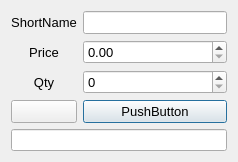
<?xml version="1.0" encoding="UTF-8"?>
<ui version="4.0">
 <class>Dialog</class>
 <widget class="QDialog" name="Dialog">
  <property name="geometry">
   <rect>
    <x>0</x>
    <y>0</y>
    <width>238</width>
    <height>154</height>
   </rect>
  </property>
  <property name="windowTitle">
   <string>Dialog</string>
  </property>
  <layout class="QVBoxLayout" name="verticalLayout">
   <item>
    <layout class="QGridLayout" name="gridLayout">
     <item row="0" column="0">
      <widget class="QLabel" name="labelShortName">
       <property name="font">
        <font>
         <pointsize>10</pointsize>
        </font>
       </property>
       <property name="text">
        <string>ShortName</string>
       </property>
       <property name="alignment">
        <set>Qt::AlignCenter</set>
       </property>
       <property name="buddy">
        <cstring>lineEditShortName</cstring>
       </property>
      </widget>
     </item>
     <item row="0" column="1">
      <widget class="QLineEdit" name="lineEditShortName">
       <property name="font">
        <font>
         <pointsize>10</pointsize>
        </font>
       </property>
      </widget>
     </item>
     <item row="1" column="0">
      <widget class="QLabel" name="labelPrice">
       <property name="font">
        <font>
         <pointsize>10</pointsize>
        </font>
       </property>
       <property name="text">
        <string>Price</string>
       </property>
       <property name="alignment">
        <set>Qt::AlignCenter</set>
       </property>
       <property name="buddy">
        <cstring>doubleSpinBoxPrice</cstring>
       </property>
      </widget>
     </item>
     <item row="1" column="1">
      <widget class="QDoubleSpinBox" name="doubleSpinBoxPrice">
       <property name="font">
        <font>
         <pointsize>10</pointsize>
        </font>
       </property>
       <property name="maximum">
        <double>280.000000000000000</double>
       </property>
       <property name="singleStep">
        <double>0.010000000000000</double>
       </property>
      </widget>
     </item>
     <item row="2" column="0">
      <widget class="QLabel" name="labelQty">
       <property name="font">
        <font>
         <pointsize>10</pointsize>
        </font>
       </property>
       <property name="text">
        <string>Qty</string>
       </property>
       <property name="alignment">
        <set>Qt::AlignCenter</set>
       </property>
       <property name="buddy">
        <cstring>spinBoxQty</cstring>
       </property>
      </widget>
     </item>
     <item row="2" column="1">
      <widget class="QSpinBox" name="spinBoxQty">
       <property name="font">
        <font>
         <pointsize>10</pointsize>
        </font>
       </property>
      </widget>
     </item>
     <item row="3" column="1">
      <widget class="QPushButton" name="pushButtonSend">
       <property name="font">
        <font>
         <pointsize>10</pointsize>
        </font>
       </property>
       <property name="text">
        <string>PushButton</string>
       </property>
      </widget>
     </item>
     <item row="3" column="0">
      <widget class="QPushButton" name="pushButtonBuySell">
       <property name="font">
        <font>
         <pointsize>10</pointsize>
        </font>
       </property>
       <property name="text">
        <string/>
       </property>
       <property name="icon">
        <iconset>
         <selectedoff>:/newPrefix/resource/angry-bird-yellow-icon.png</selectedoff>
         <selectedon>:/newPrefix/resource/angry-bird-icon.png</selectedon>
        </iconset>
       </property>
       <property name="checkable">
        <bool>true</bool>
       </property>
      </widget>
     </item>
    </layout>
   </item>
   <item>
    <widget class="QLineEdit" name="lineEditMsg"/>
   </item>
  </layout>
 </widget>
 <tabstops>
  <tabstop>lineEditShortName</tabstop>
  <tabstop>doubleSpinBoxPrice</tabstop>
  <tabstop>spinBoxQty</tabstop>
  <tabstop>pushButtonBuySell</tabstop>
  <tabstop>pushButtonSend</tabstop>
  <tabstop>lineEditMsg</tabstop>
 </tabstops>
 <resources>
  <include location="executedlg.qrc"/>
 </resources>
 <connections/>
</ui>
